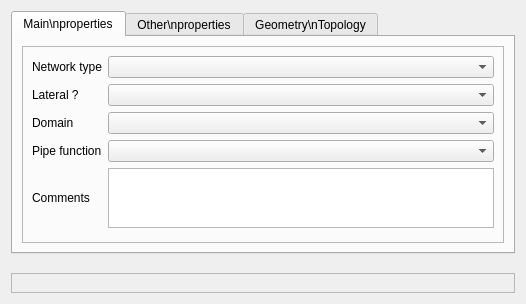
<?xml version="1.0" encoding="UTF-8"?>
<ui version="4.0">
 <class>Form_base3_wds</class>
 <widget class="QWidget" name="Form_base3_wds">
  <property name="geometry">
   <rect>
    <x>0</x>
    <y>0</y>
    <width>526</width>
    <height>304</height>
   </rect>
  </property>
  <property name="windowTitle">
   <string>Form</string>
  </property>
  <layout class="QVBoxLayout" name="verticalLayout" stretch="0,10,0">
   <property name="spacing">
    <number>3</number>
   </property>
   <item>
    <widget class="QTabWidget" name="tabWidget_2">
     <property name="currentIndex">
      <number>0</number>
     </property>
     <widget class="QWidget" name="tab_3">
      <attribute name="title">
       <string>Main\nproperties</string>
      </attribute>
      <layout class="QVBoxLayout" name="verticalLayout_5">
       <item>
        <widget class="QFrame" name="frame_5">
         <property name="frameShape">
          <enum>QFrame::StyledPanel</enum>
         </property>
         <property name="frameShadow">
          <enum>QFrame::Raised</enum>
         </property>
         <layout class="QGridLayout" name="gridLayout_5">
          <item row="0" column="0">
           <widget class="QLabel" name="label_11">
            <property name="text">
             <string>Network type</string>
            </property>
            <property name="wordWrap">
             <bool>true</bool>
            </property>
           </widget>
          </item>
          <item row="0" column="1">
           <widget class="QComboBox" name="comboBox_typeeau"/>
          </item>
          <item row="2" column="0">
           <widget class="QLabel" name="label">
            <property name="text">
             <string>Domain</string>
            </property>
            <property name="wordWrap">
             <bool>true</bool>
            </property>
           </widget>
          </item>
          <item row="3" column="1">
           <widget class="QComboBox" name="comboBox_fonctioncan"/>
          </item>
          <item row="3" column="0">
           <widget class="QLabel" name="label_7">
            <property name="text">
             <string>Pipe function</string>
            </property>
            <property name="wordWrap">
             <bool>true</bool>
            </property>
           </widget>
          </item>
          <item row="1" column="1">
           <widget class="QComboBox" name="comboBox_branchement"/>
          </item>
          <item row="2" column="1">
           <widget class="QComboBox" name="comboBox_domaine"/>
          </item>
          <item row="1" column="0">
           <widget class="QLabel" name="label_9">
            <property name="text">
             <string>Lateral ?</string>
            </property>
            <property name="wordWrap">
             <bool>true</bool>
            </property>
           </widget>
          </item>
          <item row="4" column="0">
           <widget class="QLabel" name="label_15">
            <property name="text">
             <string>Comments</string>
            </property>
            <property name="wordWrap">
             <bool>true</bool>
            </property>
           </widget>
          </item>
          <item row="4" column="1">
           <widget class="QTextBrowser" name="textBrowser_commentaire">
            <property name="maximumSize">
             <size>
              <width>16777215</width>
              <height>60</height>
             </size>
            </property>
            <property name="readOnly">
             <bool>false</bool>
            </property>
           </widget>
          </item>
         </layout>
        </widget>
       </item>
      </layout>
     </widget>
     <widget class="QWidget" name="tab_4">
      <attribute name="title">
       <string>Other\nproperties</string>
      </attribute>
      <layout class="QVBoxLayout" name="verticalLayout_4">
       <item>
        <widget class="QFrame" name="frame">
         <property name="frameShape">
          <enum>QFrame::StyledPanel</enum>
         </property>
         <property name="frameShadow">
          <enum>QFrame::Raised</enum>
         </property>
         <layout class="QGridLayout" name="gridLayout_2">
          <item row="7" column="2">
           <widget class="QToolButton" name="toolButton_calorep">
            <property name="text">
             <string>...</string>
            </property>
           </widget>
          </item>
          <item row="7" column="0">
           <widget class="QLabel" name="label_14">
            <property name="text">
             <string>Insulation thickness</string>
            </property>
            <property name="wordWrap">
             <bool>true</bool>
            </property>
           </widget>
          </item>
          <item row="7" column="1">
           <widget class="QSpinBox" name="spinBox_calorep">
            <property name="minimum">
             <number>-1</number>
            </property>
            <property name="maximum">
             <number>999999</number>
            </property>
           </widget>
          </item>
          <item row="5" column="0">
           <widget class="QLabel" name="label_12">
            <property name="text">
             <string>Insulation</string>
            </property>
            <property name="wordWrap">
             <bool>true</bool>
            </property>
           </widget>
          </item>
          <item row="5" column="3">
           <widget class="QLabel" name="label_13">
            <property name="text">
             <string>Insulation type</string>
            </property>
            <property name="wordWrap">
             <bool>true</bool>
            </property>
           </widget>
          </item>
          <item row="0" column="3">
           <widget class="QLabel" name="label_6">
            <property name="text">
             <string>Joints</string>
            </property>
            <property name="wordWrap">
             <bool>true</bool>
            </property>
           </widget>
          </item>
          <item row="5" column="4">
           <widget class="QComboBox" name="comboBox_calortype"/>
          </item>
          <item row="0" column="0">
           <widget class="QLabel" name="label_3">
            <property name="text">
             <string>Material</string>
            </property>
            <property name="wordWrap">
             <bool>true</bool>
            </property>
           </widget>
          </item>
          <item row="9" column="1">
           <spacer name="verticalSpacer_2">
            <property name="orientation">
             <enum>Qt::Vertical</enum>
            </property>
            <property name="sizeHint" stdset="0">
             <size>
              <width>20</width>
              <height>40</height>
             </size>
            </property>
           </spacer>
          </item>
          <item row="3" column="0">
           <widget class="QLabel" name="label_5">
            <property name="text">
             <string>Flow type</string>
            </property>
            <property name="wordWrap">
             <bool>true</bool>
            </property>
           </widget>
          </item>
          <item row="2" column="0">
           <widget class="QLabel" name="label_4">
            <property name="text">
             <string>Cathodic protection</string>
            </property>
            <property name="wordWrap">
             <bool>true</bool>
            </property>
           </widget>
          </item>
          <item row="0" column="4">
           <widget class="QComboBox" name="comboBox_joint"/>
          </item>
          <item row="5" column="1" colspan="2">
           <widget class="QComboBox" name="comboBox_calor"/>
          </item>
          <item row="3" column="1" colspan="2">
           <widget class="QComboBox" name="comboBox_modecircu"/>
          </item>
          <item row="2" column="1" colspan="2">
           <widget class="QComboBox" name="comboBox_protectioncatho"/>
          </item>
          <item row="0" column="1" colspan="2">
           <widget class="QComboBox" name="comboBox_materiau"/>
          </item>
         </layout>
        </widget>
       </item>
      </layout>
     </widget>
     <widget class="QWidget" name="tab_5">
      <attribute name="title">
       <string>Geometry\nTopology</string>
      </attribute>
      <layout class="QGridLayout" name="gridLayout_4">
       <item row="1" column="0">
        <widget class="QLabel" name="label_2">
         <property name="text">
          <string>Diameter ext.</string>
         </property>
         <property name="wordWrap">
          <bool>true</bool>
         </property>
        </widget>
       </item>
       <item row="1" column="2">
        <widget class="QToolButton" name="toolButton_diametre">
         <property name="text">
          <string>...</string>
         </property>
        </widget>
       </item>
       <item row="3" column="0">
        <widget class="QLabel" name="label_10">
         <property name="text">
          <string>Top pipe depth</string>
         </property>
         <property name="wordWrap">
          <bool>true</bool>
         </property>
        </widget>
       </item>
       <item row="3" column="1">
        <widget class="QDoubleSpinBox" name="doubleSpinBox_gene">
         <property name="minimum">
          <double>-1.000000000000000</double>
         </property>
         <property name="maximum">
          <double>999999.000000000000000</double>
         </property>
        </widget>
       </item>
       <item row="2" column="1">
        <widget class="QDoubleSpinBox" name="doubleSpinBox_diamint">
         <property name="minimum">
          <double>-1.000000000000000</double>
         </property>
         <property name="maximum">
          <double>999999.000000000000000</double>
         </property>
        </widget>
       </item>
       <item row="2" column="2">
        <widget class="QToolButton" name="toolButton_diamint">
         <property name="text">
          <string>...</string>
         </property>
        </widget>
       </item>
       <item row="3" column="2">
        <widget class="QToolButton" name="toolButton_gene">
         <property name="text">
          <string>...</string>
         </property>
        </widget>
       </item>
       <item row="1" column="1">
        <widget class="QDoubleSpinBox" name="doubleSpinBox_diametre">
         <property name="decimals">
          <number>3</number>
         </property>
         <property name="minimum">
          <double>-1.000000000000000</double>
         </property>
         <property name="maximum">
          <double>999999.000000000000000</double>
         </property>
        </widget>
       </item>
       <item row="4" column="1">
        <spacer name="verticalSpacer_3">
         <property name="orientation">
          <enum>Qt::Vertical</enum>
         </property>
         <property name="sizeHint" stdset="0">
          <size>
           <width>20</width>
           <height>40</height>
          </size>
         </property>
        </spacer>
       </item>
       <item row="2" column="0">
        <widget class="QLabel" name="label_8">
         <property name="text">
          <string>diamètre int</string>
         </property>
         <property name="wordWrap">
          <bool>true</bool>
         </property>
        </widget>
       </item>
       <item row="0" column="0">
        <widget class="QFrame" name="frame_edgetonode">
         <property name="frameShape">
          <enum>QFrame::StyledPanel</enum>
         </property>
         <property name="frameShadow">
          <enum>QFrame::Raised</enum>
         </property>
         <layout class="QVBoxLayout" name="verticalLayout_2">
          <property name="leftMargin">
           <number>0</number>
          </property>
          <property name="topMargin">
           <number>0</number>
          </property>
          <property name="rightMargin">
           <number>0</number>
          </property>
          <property name="bottomMargin">
           <number>0</number>
          </property>
         </layout>
        </widget>
       </item>
      </layout>
     </widget>
    </widget>
   </item>
   <item>
    <spacer name="verticalSpacer">
     <property name="orientation">
      <enum>Qt::Vertical</enum>
     </property>
     <property name="sizeHint" stdset="0">
      <size>
       <width>20</width>
       <height>40</height>
      </size>
     </property>
    </spacer>
   </item>
   <item>
    <widget class="QFrame" name="frame_2">
     <property name="frameShape">
      <enum>QFrame::StyledPanel</enum>
     </property>
     <property name="frameShadow">
      <enum>QFrame::Raised</enum>
     </property>
     <layout class="QGridLayout" name="gridLayout"/>
    </widget>
   </item>
  </layout>
 </widget>
 <resources>
  <include location="../../resources.qrc"/>
 </resources>
 <connections/>
</ui>
